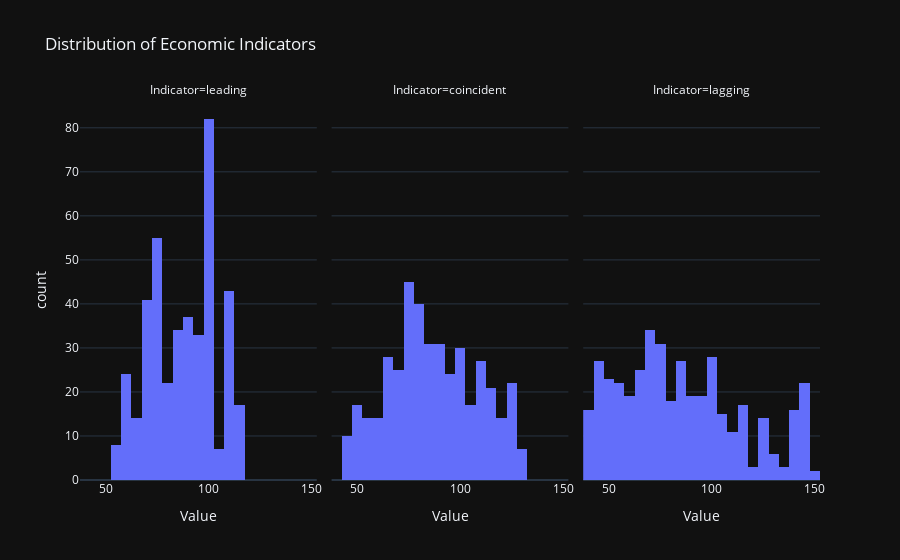

The cell this chart's notebook holds for it:
### Code cell
fig4 = px.histogram(
    df_long,
    x='Value',
    facet_col='Indicator',
    nbins=40,
    title="Distribution of Economic Indicators",
    template='plotly_dark'
)

fig4.show()

### Figure 1 — Plotly figure (JSON) as saved in the notebook; plotly's stock layout.template omitted (floating-point values rounded to 4 significant figures; data arrays with more than 128 entries replaced by an {"elided": "..."} marker saying what was removed)
{"data": [{"bingroup": "x", "hovertemplate": "Indicator=leading<br>Value=%{x}<br>count=%{y}<extra></extra>", "legendgroup": "", "marker": {"color": "#636efa", "pattern": {"shape": ""}}, "name": "", "nbinsx": 40, "orientation": "v", "showlegend": false, "type": "histogram", "x": {"elided": "417 float values"}, "xaxis": "x", "yaxis": "y"}, {"bingroup": "x", "hovertemplate": "Indicator=coincident<br>Value=%{x}<br>count=%{y}<extra></extra>", "legendgroup": "", "marker": {"color": "#636efa", "pattern": {"shape": ""}}, "name": "", "nbinsx": 40, "orientation": "v", "showlegend": false, "type": "histogram", "x": {"elided": "417 float values"}, "xaxis": "x2", "yaxis": "y2"}, {"bingroup": "x", "hovertemplate": "Indicator=lagging<br>Value=%{x}<br>count=%{y}<extra></extra>", "legendgroup": "", "marker": {"color": "#636efa", "pattern": {"shape": ""}}, "name": "", "nbinsx": 40, "orientation": "v", "showlegend": false, "type": "histogram", "x": {"elided": "417 float values"}, "xaxis": "x3", "yaxis": "y3"}], "layout": {"annotations": [{"font": {}, "showarrow": false, "text": "Indicator=leading", "x": 0.16, "xanchor": "center", "xref": "paper", "y": 1, "yanchor": "bottom", "yref": "paper"}, {"font": {}, "showarrow": false, "text": "Indicator=coincident", "x": 0.5, "xanchor": "center", "xref": "paper", "y": 1, "yanchor": "bottom", "yref": "paper"}, {"font": {}, "showarrow": false, "text": "Indicator=lagging", "x": 0.84, "xanchor": "center", "xref": "paper", "y": 1, "yanchor": "bottom", "yref": "paper"}], "barmode": "relative", "legend": {"tracegroupgap": 0}, "title": {"text": "Distribution of Economic Indicators"}, "xaxis": {"anchor": "y", "domain": [0, 0.32], "title": {"text": "Value"}}, "xaxis2": {"anchor": "y2", "domain": [0.34, 0.66], "matches": "x", "title": {"text": "Value"}}, "xaxis3": {"anchor": "y3", "domain": [0.68, 1.0], "matches": "x", "title": {"text": "Value"}}, "yaxis": {"anchor": "x", "domain": [0, 1], "title": {"text": "count"}}, "yaxis2": {"anchor": "x2", "domain": [0, 1], "matches": "y", "showticklabels": false}, "yaxis3": {"anchor": "x3", "domain": [0, 1], "matches": "y", "showticklabels": false}}}
